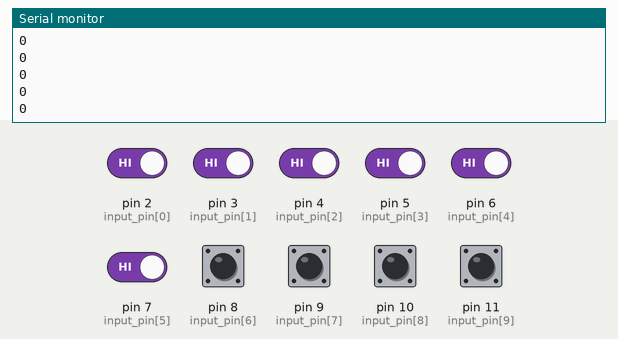
This sketch was run on a simulated Arduino Uno, built with avr-gcc and run on an emulated ATmega328P. Parts: the last lines printed to the serial monitor. The inputs (shaded band) are chosen by the test bench; at power-on: pin 2 (input_pin[0]), pin 3 (input_pin[1]), pin 4 (input_pin[2]), pin 5 (input_pin[3]), pin 6 (input_pin[4]), pin 7 (input_pin[5]), pin 8 (input_pin[6]), pin 9 (input_pin[7]), pin 10 (input_pin[8]), pin 11 (input_pin[9]) HIGH.

Above: at 1.2 s.
1.3 s: pin 2 (input_pin[0]) driven LOW
At 1.31 s:
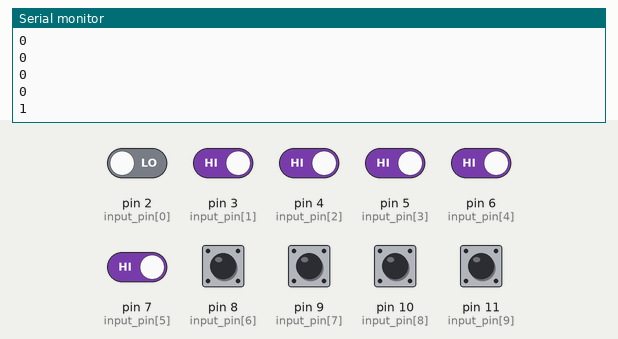
2.8 s: pin 3 (input_pin[1]) driven LOW
At 2.81 s:
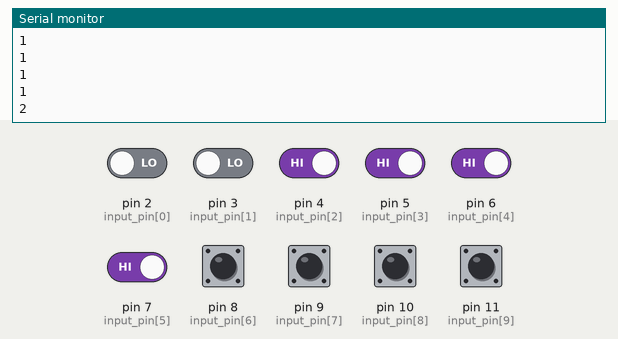
4.3 s: pin 4 (input_pin[2]) driven LOW
At 4.31 s:
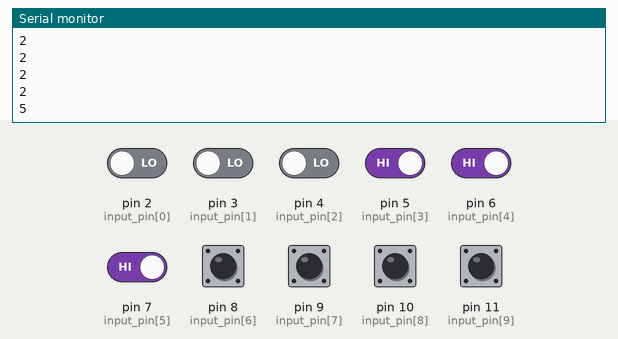
5.8 s: pin 5 (input_pin[3]) driven LOW
At 5.81 s:
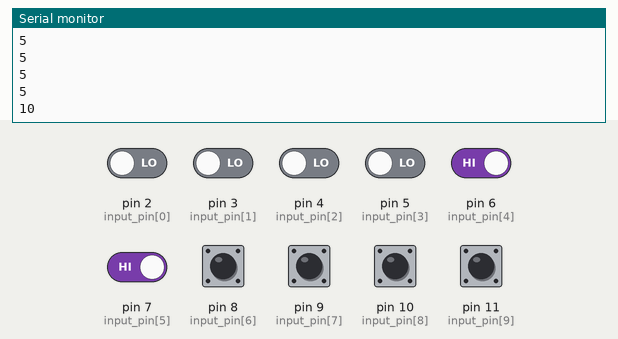
7.3 s: pin 6 (input_pin[4]) driven LOW
At 7.32 s:
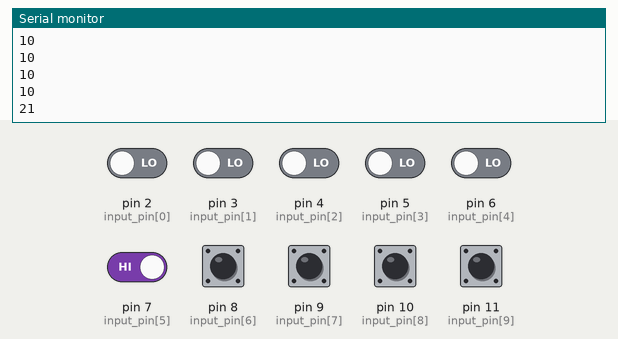
8.8 s: pin 7 (input_pin[5]) driven LOW
At 8.82 s:
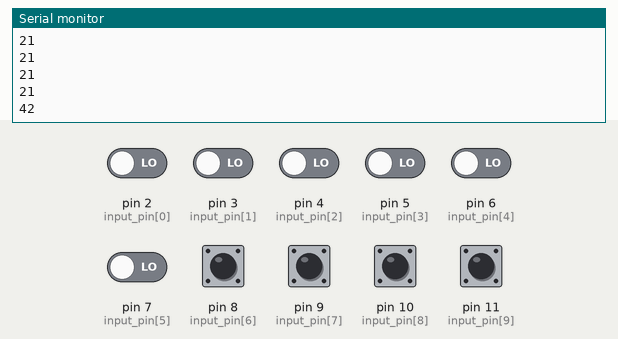
Timing chart, 0 to 11.3 s (numbered marks = the images above; inputs shaded):
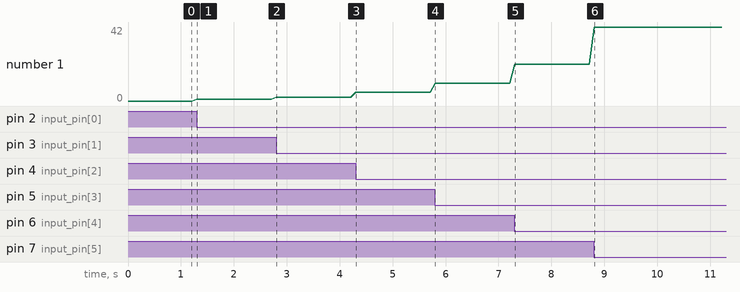

The sketch:

_10bit_abs_encoder.ino
```cpp
/*
10bit Absolute Encoder Gray code decoder Example
Codding by www. motioncontrol.in.th
*/

boolean pin_state[10];
byte input_pin[] = {2,3,4,5,6,7,8,9,10,11}; // Config Pins Input Here bit-1 to 10
int dec_position = 0;

boolean a = 0;
void setup() {

Serial.begin(9600);

for(byte i = 0; i <10; i = i +1 ){ // declare pin mode
  pinMode(input_pin[i], INPUT);
}

}

void loop() {
 Read_input(); // Read Encoder Signal
 delay(100);

}

void Read_input(){
  for(byte i = 0; i <10; i = i + 1 ){
    pin_state[i] = !digitalRead(input_pin[i]); // Bitwise for active LOW
  }

  // Gray Code Decoder
  dec_position = pin_state[9];
  for( int i = 8; i >= 0; i = i -1){
    dec_position = (dec_position << 1) | (pin_state[i] ^ (dec_position&0x1));
  }

  // Print 0-1023 position with line feed
  Serial.println(dec_position, DEC);
}
```

Measured:
- after the input at 1.3 s, the serial monitor: prints a new line at once (image 1)
- after the input at 2.8 s, the serial monitor: prints a new line at once (image 2)
- after the input at 4.3 s, the serial monitor: prints a new line at once (image 3)
- after the input at 5.8 s, the serial monitor: prints a new line at once (image 4)
- after the input at 7.3 s, the serial monitor: prints a new line at once (image 5)
- after the input at 8.8 s, the serial monitor: prints a new line at once (image 6)
- plotted number 1: 0 → 1 after the input at 1.3 s, 1 → 2 after the input at 2.8 s, 2 → 5 after the input at 4.3 s, 5 → 10 after the input at 5.8 s, 10 → 21 after the input at 7.3 s
